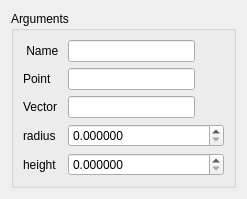
<?xml version="1.0" encoding="UTF-8"?>
<ui version="4.0">
 <class>CylinderDialog</class>
 <widget class="QDialog" name="CylinderDialog">
  <property name="geometry">
   <rect>
    <x>0</x>
    <y>0</y>
    <width>247</width>
    <height>199</height>
   </rect>
  </property>
  <property name="sizePolicy">
   <sizepolicy hsizetype="Preferred" vsizetype="Fixed">
    <horstretch>0</horstretch>
    <verstretch>0</verstretch>
   </sizepolicy>
  </property>
  <property name="minimumSize">
   <size>
    <width>5</width>
    <height>0</height>
   </size>
  </property>
  <property name="windowTitle">
   <string>Cylinder Construction</string>
  </property>
  <layout class="QVBoxLayout" name="verticalLayout">
   <item>
    <widget class="QGroupBox" name="groupBox">
     <property name="minimumSize">
      <size>
       <width>5</width>
       <height>0</height>
      </size>
     </property>
     <property name="title">
      <string>Arguments</string>
     </property>
     <layout class="QFormLayout" name="formLayout">
      <item row="2" column="0">
       <widget class="QLabel" name="label_5">
        <property name="text">
         <string>Point</string>
        </property>
       </widget>
      </item>
      <item row="4" column="0">
       <widget class="QLabel" name="label_4">
        <property name="text">
         <string>Vector</string>
        </property>
       </widget>
      </item>
      <item row="1" column="1">
       <widget class="QLineEdit" name="name_le">
        <property name="sizePolicy">
         <sizepolicy hsizetype="Preferred" vsizetype="Fixed">
          <horstretch>0</horstretch>
          <verstretch>0</verstretch>
         </sizepolicy>
        </property>
        <property name="maximumSize">
         <size>
          <width>127</width>
          <height>16777215</height>
         </size>
        </property>
       </widget>
      </item>
      <item row="1" column="0">
       <widget class="QLabel" name="label_6">
        <property name="text">
         <string> Name </string>
        </property>
       </widget>
      </item>
      <item row="2" column="1">
       <widget class="QLineEdit" name="vex_le">
        <property name="sizePolicy">
         <sizepolicy hsizetype="Preferred" vsizetype="Fixed">
          <horstretch>0</horstretch>
          <verstretch>0</verstretch>
         </sizepolicy>
        </property>
        <property name="maximumSize">
         <size>
          <width>127</width>
          <height>16777215</height>
         </size>
        </property>
        <property name="readOnly">
         <bool>false</bool>
        </property>
       </widget>
      </item>
      <item row="4" column="1">
       <widget class="QLineEdit" name="vec_le">
        <property name="maximumSize">
         <size>
          <width>127</width>
          <height>16777215</height>
         </size>
        </property>
        <property name="readOnly">
         <bool>false</bool>
        </property>
       </widget>
      </item>
      <item row="5" column="1">
       <widget class="QDoubleSpinBox" name="r_spb">
        <property name="decimals">
         <number>6</number>
        </property>
        <property name="maximum">
         <double>1000000000.000000000000000</double>
        </property>
       </widget>
      </item>
      <item row="5" column="0">
       <widget class="QLabel" name="label">
        <property name="text">
         <string>radius</string>
        </property>
       </widget>
      </item>
      <item row="6" column="1">
       <widget class="QDoubleSpinBox" name="h_spb">
        <property name="decimals">
         <number>6</number>
        </property>
        <property name="maximum">
         <double>1000000000.000000000000000</double>
        </property>
       </widget>
      </item>
      <item row="6" column="0">
       <widget class="QLabel" name="label_2">
        <property name="text">
         <string>height</string>
        </property>
       </widget>
      </item>
     </layout>
    </widget>
   </item>
  </layout>
 </widget>
 <resources/>
 <connections/>
</ui>
